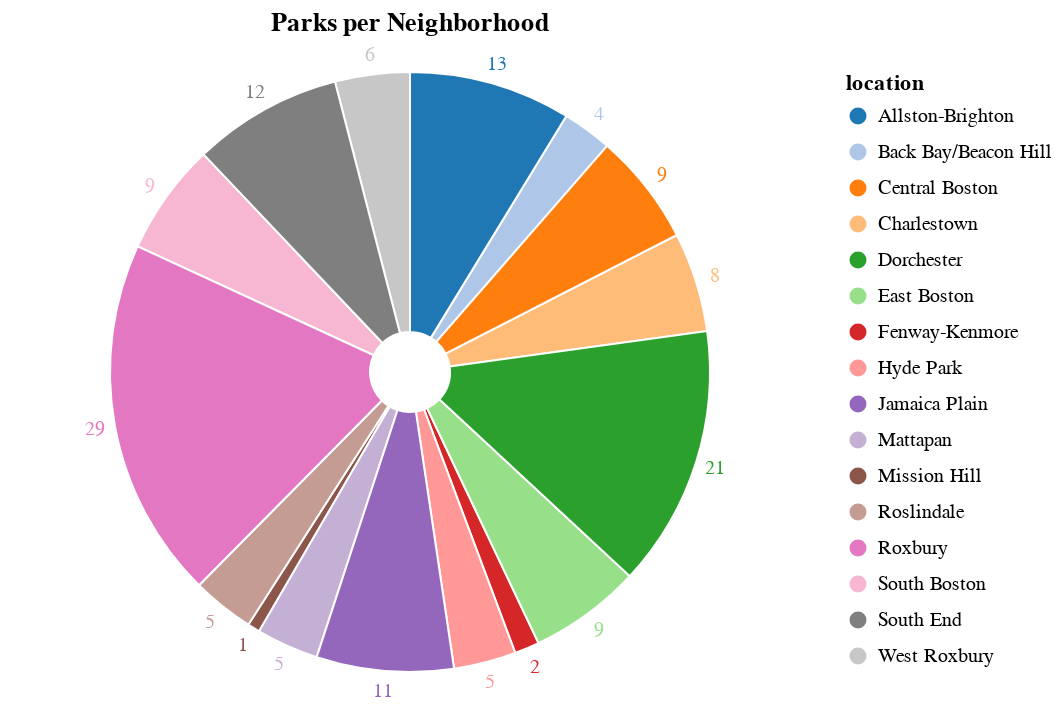

Source (notebook cell):
### Code cell
import pandas as pd
import altair as alt

df = pd.read_excel("parkNums.xlsx")

click = alt.selection_multi(fields=["location"])


base = alt.Chart(df).encode(
    tooltip=['location'],
    theta=alt.Theta("parks", stack=True),
#   line that makes the chart a radial chart (decided against using): radius=alt.Radius("parks", scale=alt.Scale(type="sqrt", zero=True, rangeMin=20)),
    color="location",
#   changes the opacity when clicked
    opacity=alt.condition(click, alt.value(1), alt.value(0.2))
).properties(
    title = "Parks per Neighborhood"
)

# adds the inner white circle
c1 = base.mark_arc(innerRadius=20, stroke="#fff")
# adds the numbers around the chart
text = base.mark_text(radius=160, size=10).encode(text="parks")

# display and add color scheme and click capability
(c1 + text).configure_range(
    category={'scheme': 'category20'}
).add_selection(click)

### Figure 1 — Vega-Lite specification as saved in the notebook (floating-point values rounded to 4 significant figures)
{"config": {"view": {"continuousWidth": 400, "continuousHeight": 300}, "range": {"category": {"scheme": "category20"}}}, "layer": [{"mark": {"type": "arc", "innerRadius": 20, "stroke": "#fff"}, "encoding": {"color": {"field": "location", "type": "nominal"}, "opacity": {"condition": {"value": 1, "selection": "selector020"}, "value": 0.2}, "theta": {"field": "parks", "stack": true, "type": "quantitative"}, "tooltip": [{"field": "location", "type": "nominal"}]}, "selection": {"selector020": {"type": "multi", "fields": ["location"]}}, "title": "Parks per Neighborhood"}, {"mark": {"type": "text", "radius": 160, "size": 10}, "encoding": {"color": {"field": "location", "type": "nominal"}, "opacity": {"condition": {"value": 1, "selection": "selector020"}, "value": 0.2}, "text": {"field": "parks", "type": "quantitative"}, "theta": {"field": "parks", "stack": true, "type": "quantitative"}, "tooltip": [{"field": "location", "type": "nominal"}]}, "title": "Parks per Neighborhood"}], "data": {"name": "data-99adfdbd17862ca8aaa96097fa0491c0"}, "$schema": "https://vega.github.io/schema/vega-lite/v4.17.0.json", "datasets": {"data-99adfdbd17862ca8aaa96097fa0491c0": [{"parks": 1, "location": "Mission Hill"}, {"parks": 2, "location": "Fenway-Kenmore"}, {"parks": 4, "location": "Back Bay/Beacon Hill"}, {"parks": 5, "location": "Hyde Park"}, {"parks": 5, "location": "Mattapan"}, {"parks": 5, "location": "Roslindale"}, {"parks": 6, "location": "West Roxbury"}, {"parks": 8, "location": "Charlestown"}, {"parks": 9, "location": "Central Boston"}, {"parks": 9, "location": "East Boston"}, {"parks": 9, "location": "South Boston"}, {"parks": 11, "location": "Jamaica Plain"}, {"parks": 12, "location": "South End"}, {"parks": 13, "location": "Allston-Brighton"}, {"parks": 21, "location": "Dorchester"}, {"parks": 29, "location": "Roxbury"}]}}
